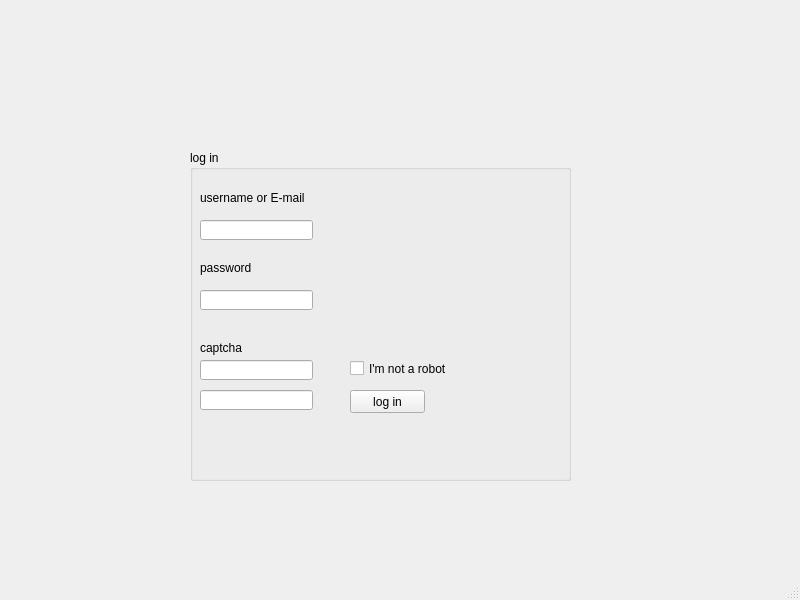
<?xml version="1.0" encoding="UTF-8"?>
<ui version="4.0">
 <class>login</class>
 <widget class="QMainWindow" name="login">
  <property name="geometry">
   <rect>
    <x>0</x>
    <y>0</y>
    <width>800</width>
    <height>600</height>
   </rect>
  </property>
  <property name="windowTitle">
   <string>MainWindow</string>
  </property>
  <widget class="QWidget" name="centralwidget">
   <widget class="QGroupBox" name="groupBox">
    <property name="geometry">
     <rect>
      <x>190</x>
      <y>150</y>
      <width>381</width>
      <height>331</height>
     </rect>
    </property>
    <property name="title">
     <string>log in</string>
    </property>
    <widget class="QLabel" name="label">
     <property name="geometry">
      <rect>
       <x>10</x>
       <y>40</y>
       <width>161</width>
       <height>16</height>
      </rect>
     </property>
     <property name="text">
      <string>username or E-mail</string>
     </property>
    </widget>
    <widget class="QLineEdit" name="lineEdit">
     <property name="geometry">
      <rect>
       <x>10</x>
       <y>70</y>
       <width>113</width>
       <height>20</height>
      </rect>
     </property>
    </widget>
    <widget class="QLabel" name="label_2">
     <property name="geometry">
      <rect>
       <x>10</x>
       <y>110</y>
       <width>161</width>
       <height>16</height>
      </rect>
     </property>
     <property name="text">
      <string>password</string>
     </property>
    </widget>
    <widget class="QLineEdit" name="lineEdit_2">
     <property name="geometry">
      <rect>
       <x>10</x>
       <y>140</y>
       <width>113</width>
       <height>20</height>
      </rect>
     </property>
    </widget>
    <widget class="QLineEdit" name="lineEdit_3">
     <property name="geometry">
      <rect>
       <x>10</x>
       <y>210</y>
       <width>113</width>
       <height>20</height>
      </rect>
     </property>
    </widget>
    <widget class="QLabel" name="label_3">
     <property name="geometry">
      <rect>
       <x>10</x>
       <y>190</y>
       <width>161</width>
       <height>16</height>
      </rect>
     </property>
     <property name="text">
      <string>captcha</string>
     </property>
    </widget>
    <widget class="QLineEdit" name="lineEdit_4">
     <property name="geometry">
      <rect>
       <x>10</x>
       <y>240</y>
       <width>113</width>
       <height>20</height>
      </rect>
     </property>
    </widget>
    <widget class="QCheckBox" name="checkBox">
     <property name="geometry">
      <rect>
       <x>160</x>
       <y>210</y>
       <width>111</width>
       <height>17</height>
      </rect>
     </property>
     <property name="text">
      <string>I'm not a robot</string>
     </property>
    </widget>
    <widget class="QPushButton" name="pushButton">
     <property name="geometry">
      <rect>
       <x>160</x>
       <y>240</y>
       <width>75</width>
       <height>23</height>
      </rect>
     </property>
     <property name="text">
      <string>log in</string>
     </property>
    </widget>
   </widget>
  </widget>
  <widget class="QMenuBar" name="menubar">
   <property name="geometry">
    <rect>
     <x>0</x>
     <y>0</y>
     <width>800</width>
     <height>21</height>
    </rect>
   </property>
  </widget>
  <widget class="QStatusBar" name="statusbar"/>
 </widget>
 <resources/>
 <connections/>
</ui>
